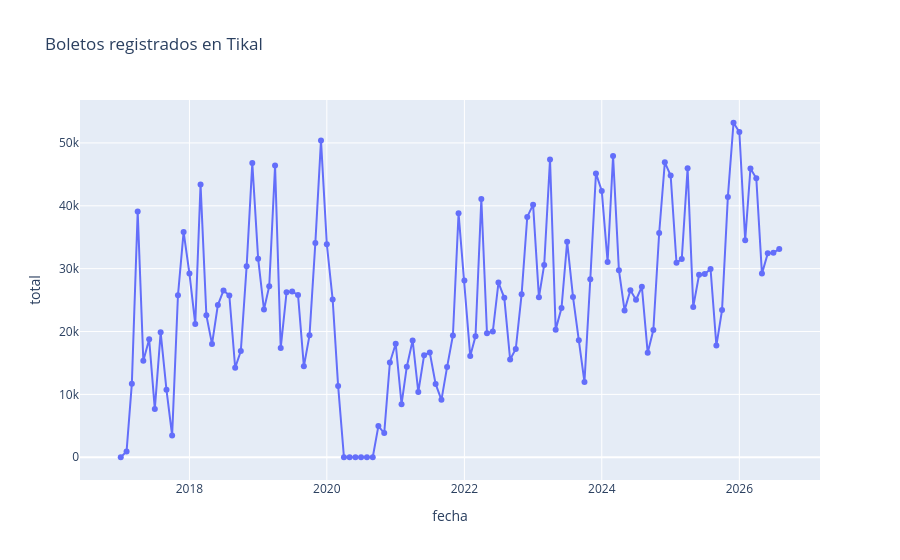

The notebook cell this image was saved under:
### Markdown cell above
## 6. Tikal
Las categorías nacionales, extranjeros y otros corresponden a boletos. Los meses con cero se señalan para revisión; no se asumen cierres confirmados.

### Code cell
tik = resultados["tikal_indicadores"]
print("Meses con cero:", tik.loc[tik.cero_por_confirmar,"fecha"].dt.strftime("%Y-%m").tolist())
px.line(tik, x="fecha", y="total", markers=True, title="Boletos registrados en Tikal").show()
